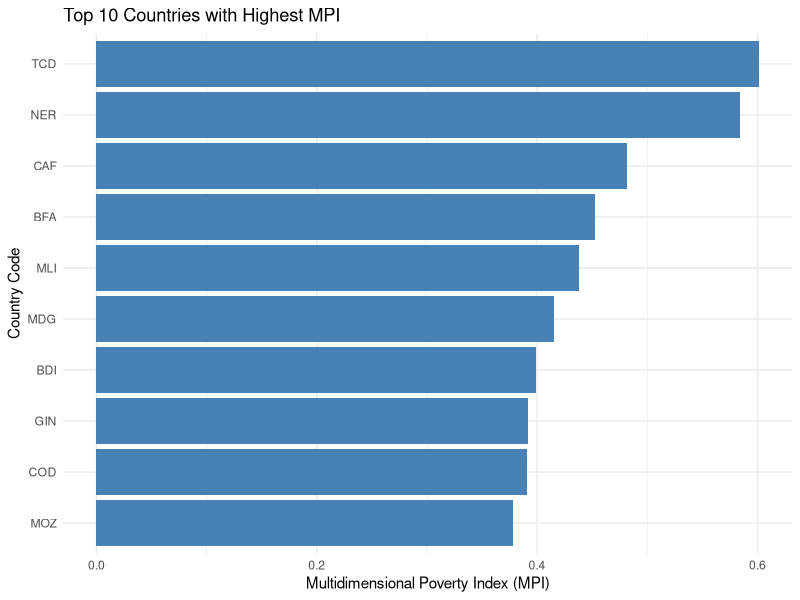
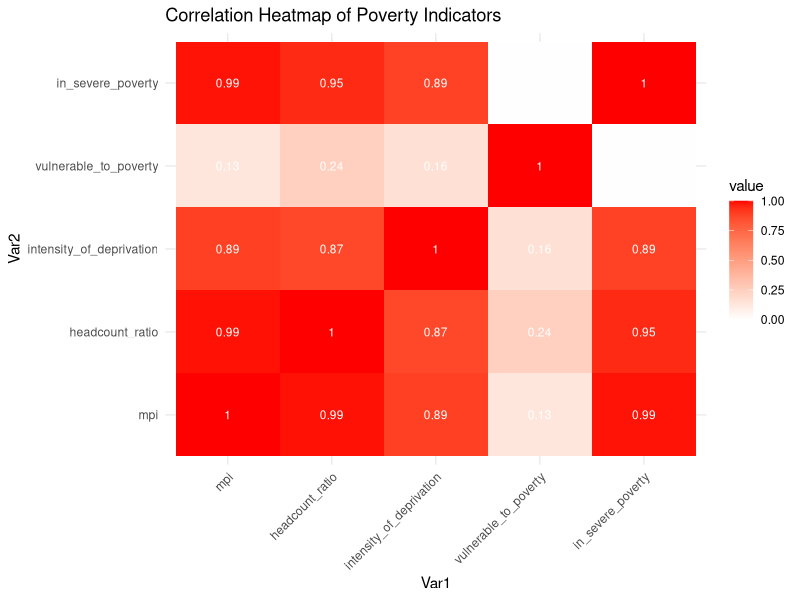
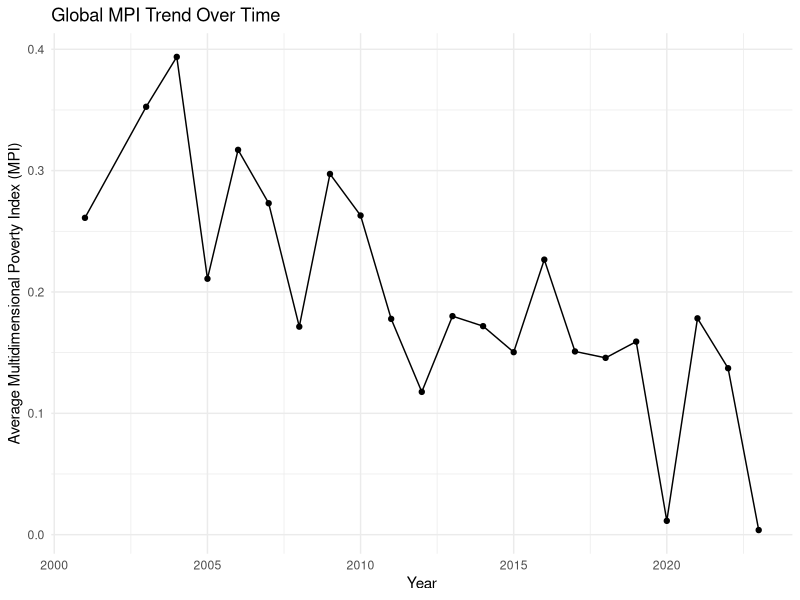

Here is the R script that generated these plots, in order:
## ---- chunk 1
library(dplyr)
library(ggplot2)
library(tidyr)
library(knitr)
library(scales)
## ---- chunk 2
data <- read.csv("hdx_hapi_poverty_rate_global.csv", stringsAsFactors = FALSE)
## ---- chunk 3
data_cleaned <- data[-1, ]
colnames(data_cleaned) <- c('location_code', 'has_hrp', 'in_gho', 'provider_admin1_name', 'admin1_code', 'admin1_name', 'mpi', 'headcount_ratio', 'intensity_of_deprivation', 'vulnerable_to_poverty', 'in_severe_poverty', 'reference_period_start', 'reference_period_end')

## ---- chunk 4
numeric_columns <- c('mpi', 'headcount_ratio', 'intensity_of_deprivation', 'vulnerable_to_poverty', 'in_severe_poverty')
data_cleaned[numeric_columns] <- lapply(data_cleaned[numeric_columns], as.numeric)

## ---- chunk 5
data_cleaned$reference_period_start <- as.Date(data_cleaned$reference_period_start)
data_cleaned$reference_period_end <- as.Date(data_cleaned$reference_period_end)
## ---- chunk 6
summary_statistics <- summary(data_cleaned[numeric_columns])
kable(summary_statistics)
## ---- chunk 7
country_summary <- data_cleaned %>%
group_by(location_code) %>%
summarise(across(all_of(numeric_columns), mean, na.rm = TRUE))
top_10_mpi <- country_summary %>%
arrange(desc(mpi)) %>%
head(10)
kable(top_10_mpi)
ggplot(top_10_mpi, aes(x = reorder(location_code, mpi), y = mpi)) +
geom_bar(stat = "identity", fill = "steelblue") +
coord_flip() +
labs(title = "Top 10 Countries with Highest MPI",
x = "Country Code",
y = "Multidimensional Poverty Index (MPI)") +
theme_minimal()

## ---- chunk 8
correlation_matrix <- cor(data_cleaned[numeric_columns], use = "complete.obs")
kable(correlation_matrix, digits = 3)
ggplot(data = reshape2::melt(correlation_matrix), aes(x = Var1, y = Var2, fill = value)) +
geom_tile() +
geom_text(aes(label = round(value, 2)), color = "white", size = 3) +
scale_fill_gradient2(low = "blue", high = "red", mid = "white", midpoint = 0) +
theme_minimal() +
theme(axis.text.x = element_text(angle = 45, hjust = 1)) +
labs(title = "Correlation Heatmap of Poverty Indicators")
## ---- chunk 9
time_series_data <- data_cleaned %>%
group_by(reference_period_start) %>%
summarise(across(all_of(numeric_columns), mean, na.rm = TRUE))
ggplot(time_series_data, aes(x = reference_period_start, y = mpi)) +
geom_line() +
geom_point() +
labs(title = "Global MPI Trend Over Time",
x = "Year",
y = "Average Multidimensional Poverty Index (MPI)") +
theme_minimal()
